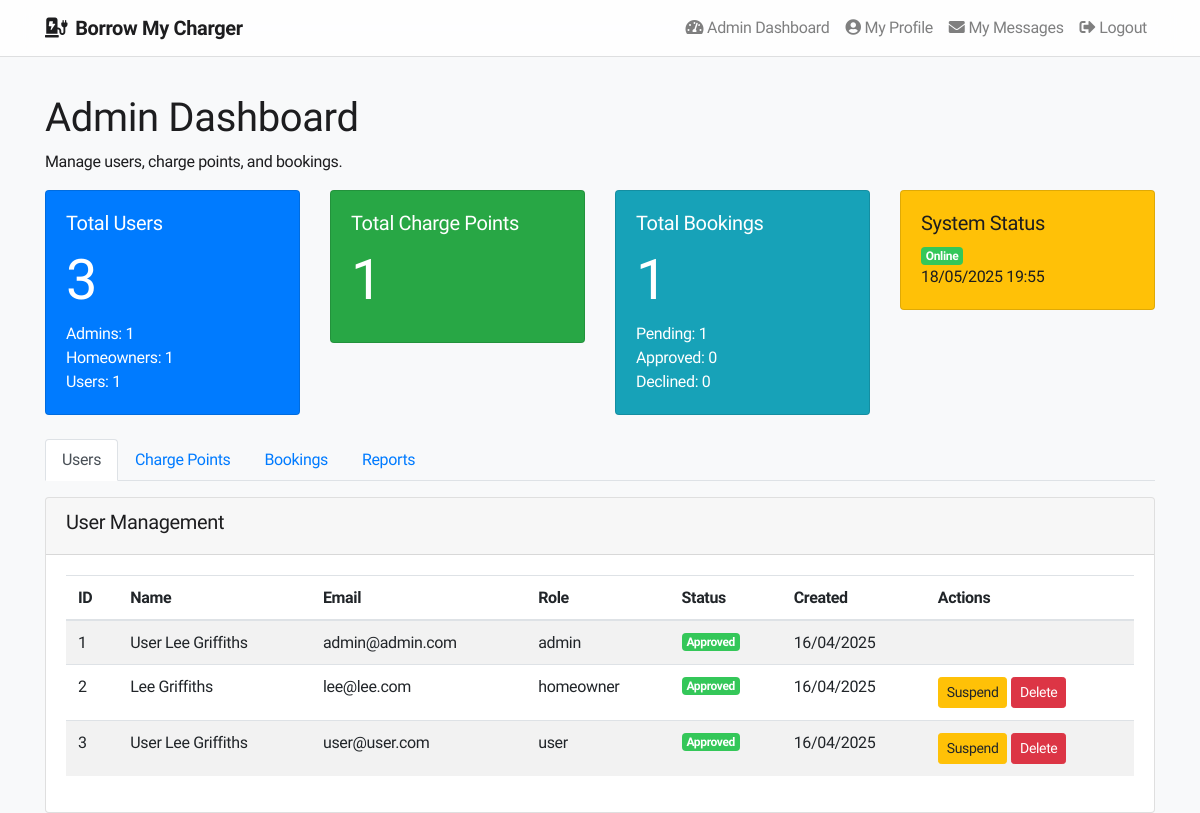
/admin-dashboard.php (signed in), run on the app's committed database.
### tables this page shows
CREATE TABLE IF NOT EXISTS bookings (
    id INT AUTO_INCREMENT PRIMARY KEY,
    user_id INT NOT NULL,
    charge_point_id INT NOT NULL,
    booking_date DATE NOT NULL,
    booking_time TIME NOT NULL,
    message TEXT,
    status ENUM('pending', 'approved', 'declined') DEFAULT 'pending',
    created_at TIMESTAMP DEFAULT CURRENT_TIMESTAMP,
    FOREIGN KEY (user_id) REFERENCES users(id) ON DELETE CASCADE,
    FOREIGN KEY (charge_point_id) REFERENCES charge_points(id) ON DELETE CASCADE
);

CREATE TABLE IF NOT EXISTS users (
    id INT AUTO_INCREMENT PRIMARY KEY,
    name VARCHAR(100) NOT NULL,
    email VARCHAR(100) NOT NULL UNIQUE,
    password VARCHAR(255) NOT NULL,
    role ENUM('user', 'homeowner', 'admin') NOT NULL,
    status ENUM('pending', 'approved', 'suspended') DEFAULT 'pending',
    created_at TIMESTAMP DEFAULT CURRENT_TIMESTAMP
);

### admin-dashboard.php (called while the page is built, shortened)
<?php
$view = new stdClass();
require_once("models/User.php");
require_once("models/ChargePoint.php");
require_once("models/Booking.php");
$userModel = new User($conn);
$chargePointModel = new ChargePoint($conn);
$bookingModel = new Booking($conn);
$view->users = $userModel->getAllUsers();
$view->chargePoints = $chargePointModel->getAll();
$view->bookings = $bookingModel->getAllBookings();
$view->totalUsers = count($view->users);
$view->totalChargePoints = count($view->chargePoints);
$view->totalBookings = count($view->bookings);
$view->usersByRole = [
    'admin' => 0,
    'homeowner' => 0,
    'user' => 0
];
foreach ($view->users as $user) {
    $view->usersByRole[$user['role']]++;
}
$view->bookingsByStatus = [
    'pending' => 0,
    'approved' => 0,
    'declined' => 0
];
foreach ($view->bookings as $booking) {
    if (isset($view->bookingsByStatus[$booking['status']])) {
        $view->bookingsByStatus[$booking['status']]++;
    }
}
require_once("views/admin/dashboard.phtml");
?>

### models/User.php (called while the page is built, shortened)
<?php
class User {
    private $conn;
    public function __construct($dbConn) {
        $this->conn = $dbConn;
    }
    public function getAllUsers() {
        $stmt = $this->conn->query("SELECT * FROM users ORDER BY created_at DESC");
        return $stmt->fetchAll(PDO::FETCH_ASSOC);
    }
}
?>

### models/Booking.php (called while the page is built, shortened)
<?php
class Booking {
    private $conn;
    public function __construct($dbConn) {
        $this->conn = $dbConn;
    }
    public function getAllBookings() {
        $stmt = $this->conn->prepare("
            SELECT b.*,
                   cp.address, cp.price,
                   u.name as user_name, u.email as user_email,
                   h.name as owner_name
            FROM bookings b
            JOIN charge_points cp ON b.charge_point_id = cp.id
            JOIN users u ON b.user_id = u.id
            JOIN users h ON cp.user_id = h.id
            ORDER BY b.created_at DESC
        ");
        $stmt->execute();
        return $stmt->fetchAll(PDO::FETCH_ASSOC);
    }
}
?>

### models/ChargePoint.php (called while the page is built, shortened)
<?php
class ChargePoint {
    private $conn;
    public function __construct($dbConn) {
        $this->conn = $dbConn;
    }
    public function getAll() {
        $stmt = $this->conn->query("SELECT cp.*, u.name as owner_name
                                   FROM charge_points cp
                                   JOIN users u ON cp.user_id = u.id
                                   WHERE cp.availability = 1");
        return $stmt->fetchAll(PDO::FETCH_ASSOC);
    }
}
?>

### views/admin/dashboard.phtml (the view, shortened to what this page needs)
<?php include 'views/includes/header.phtml'; ?>
<div class="container mt-4 admin-dashboard">
    <h1>Admin Dashboard</h1>
    <p>Manage users, charge points, and bookings.</p>
    <div class="row mb-4">
        <div class="col-md-3">
            <div class="card bg-primary text-white">
                <div class="card-body">
                    <h5 class="card-title">Total Users</h5>
                    <h2 class="display-4"><?php echo $view->totalUsers; ?></h2>
                    <p class="card-text">
                        Admins: <?php echo $view->usersByRole['admin']; ?><br>
                        Homeowners: <?php echo $view->usersByRole['homeowner']; ?><br>
                        Users: <?php echo $view->usersByRole['user']; ?>
                    </p>
                </div>
            </div>
        </div>
        <div class="col-md-3">
            <div class="card bg-success text-white">
                <div class="card-body">
                    <h5 class="card-title">Total Charge Points</h5>
                    <h2 class="display-4"><?php echo $view->totalChargePoints; ?></h2>
                </div>
            </div>
        </div>
        <div class="col-md-3">
            <div class="card bg-info text-white">
                <div class="card-body">
                    <h5 class="card-title">Total Bookings</h5>
                    <h2 class="display-4"><?php echo $view->totalBookings; ?></h2>
                    <p class="card-text">
                        Pending: <?php echo $view->bookingsByStatus['pending']; ?><br>
                        Approved: <?php echo $view->bookingsByStatus['approved']; ?><br>
                        Declined: <?php echo $view->bookingsByStatus['declined']; ?>
                    </p>
                </div>
            </div>
        </div>
        <div class="col-md-3">
            <div class="card bg-warning">
                <div class="card-body">
                    <h5 class="card-title">System Status</h5>
                    <p class="card-text">
                        <span class="badge badge-success">Online</span><br>
                        <?php echo date('d/m/Y H:i'); ?>
                    </p>
                </div>
            </div>
        </div>
    </div>
    <ul class="nav nav-tabs" id="adminTabs" role="tablist">
        <li class="nav-item">
            <a class="nav-link active" id="users-tab" data-toggle="tab" href="#users" role="tab">Users</a>
        </li>
        <li class="nav-item">
            <a class="nav-link" id="charge-points-tab" data-toggle="tab" href="#charge-points" role="tab">Charge Points</a>
        </li>
        <li class="nav-item">
            <a class="nav-link" id="bookings-tab" data-toggle="tab" href="#bookings" role="tab">Bookings</a>
        </li>
        <li class="nav-item">
            <a class="nav-link" id="reports-tab" data-toggle="tab" href="#reports" role="tab">Reports</a>
        </li>
    </ul>
    <div class="tab-content mt-3" id="adminTabContent">
        <div class="tab-pane fade show active" id="users" role="tabpanel">
            <div class="card">
                <div class="card-header">
                    <h5>User Management</h5>
                </div>
                <div class="card-body">
                    <div class="table-responsive">
                        <table class="table table-striped">
                            <thead>
                                <tr>
                                    <th>ID</th>
                                    <th>Name</th>
                                    <th>Email</th>
                                    <th>Role</th>
                                    <th>Status</th>
                                    <th>Created</th>
                                    <th>Actions</th>
                                </tr>
                            </thead>
                            <tbody>
                                <?php foreach ($view->users as $user): ?>
                                    <tr>
                                        <td><?php echo $user['id']; ?></td>
                                        <td><?php echo htmlspecialchars($user['name']); ?></td>
                                        <td><?php echo htmlspecialchars($user['email']); ?></td>
                                        <td><?php echo $user['role']; ?></td>
                                        <td>
                                            <?php if ($user['status'] === 'approved'): ?>
                                                <span class="badge badge-success">Approved</span>
                                            <?php elseif ($user['status'] === 'pending'): ?>
                                                <span class="badge badge-warning">Pending</span>
                                            <?php else: ?>
                                                <span class="badge badge-danger">Suspended</span>
                                            <?php endif; ?>
                                        </td>
                                        <td><?php echo date('d/m/Y', strtotime($user['created_at'])); ?></td>
                                        <td>
                                            <?php if ($user['role'] !== 'admin'): ?>
                                                <?php if ($user['status'] !== 'suspended'): ?>
                                                    <a href="admin-user-action.php?id=<?php echo $user['id']; ?>&action=suspend" class="btn btn-sm btn-warning">Suspend</a>
                                                <?php else: ?>
                                                    <a href="admin-user-action.php?id=<?php echo $user['id']; ?>&action=approve" class="btn btn-sm btn-success">Reactivate</a>
                                                <?php endif; ?>
                                                <a href="admin-user-action.php?id=<?php echo $user['id']; ?>&action=delete" class="btn btn-sm btn-danger" onclick="return confirm('Are you sure you want to delete this user?')">Delete</a>
                                            <?php endif; ?>
                                        </td>
                                    </tr>
                                <?php endforeach; ?>
                            </tbody>
                        </table>
                    </div>
                </div>
            </div>
        </div>
    </div>
</div>
<?php include 'views/includes/footer.phtml'; ?>

### css/styles.css (style rules this page uses)
.badge-success { background-color: #34c759; }

### views/includes/header.phtml (style rules this page uses)
body { font-family: 'SF Pro Display', -apple-system, BlinkMacSystemFont, 'Segoe UI', Roboto, Helvetica, Arial, sans-serif; background-color: #f5f5f7; color: #1d1d1f; letter-spacing: -0.022em; }

### data on the page
bookings: user "3"
users: id "1", name "User Lee Griffiths", email "admin@admin.com", role "admin", status "Approved", created_at "16/04/2025"
users: id "2", name "Lee Griffiths", email "lee@lee.com", role "homeowner", status "Approved", created_at "16/04/2025"
users: id "3", name "User Lee Griffiths", email "user@user.com", role "user", status "Approved", created_at "16/04/2025"

### other printed values
$view->usersByRole['admin'] "1"
$view->usersByRole['homeowner'] "1"
$view->usersByRole['user'] "1"
$view->totalChargePoints "1"
$view->totalBookings "1"
$view->bookingsByStatus['pending'] "1"
$view->bookingsByStatus['approved'] "0"
$view->bookingsByStatus['declined'] "0"
